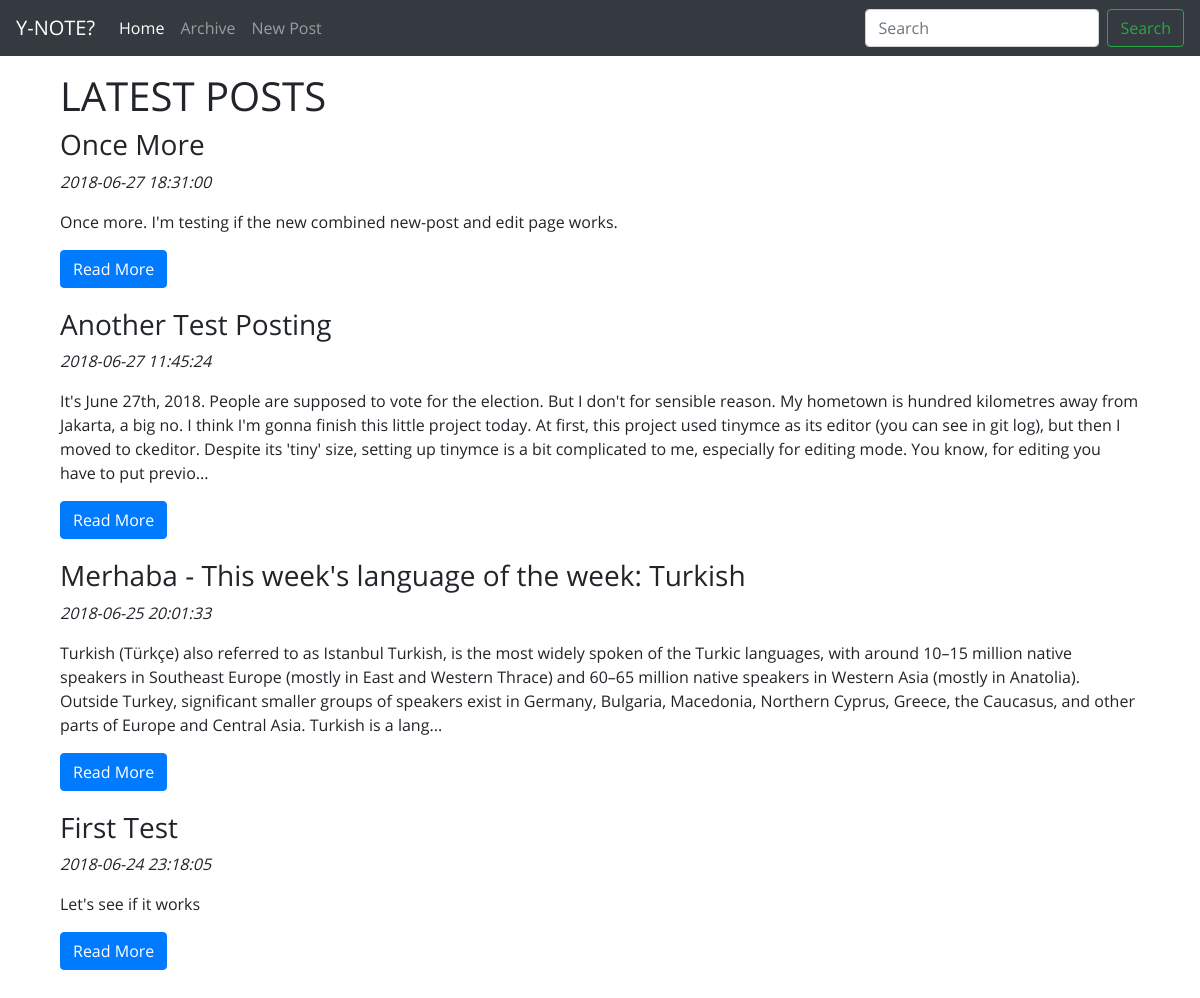
Before: / with the older database file.
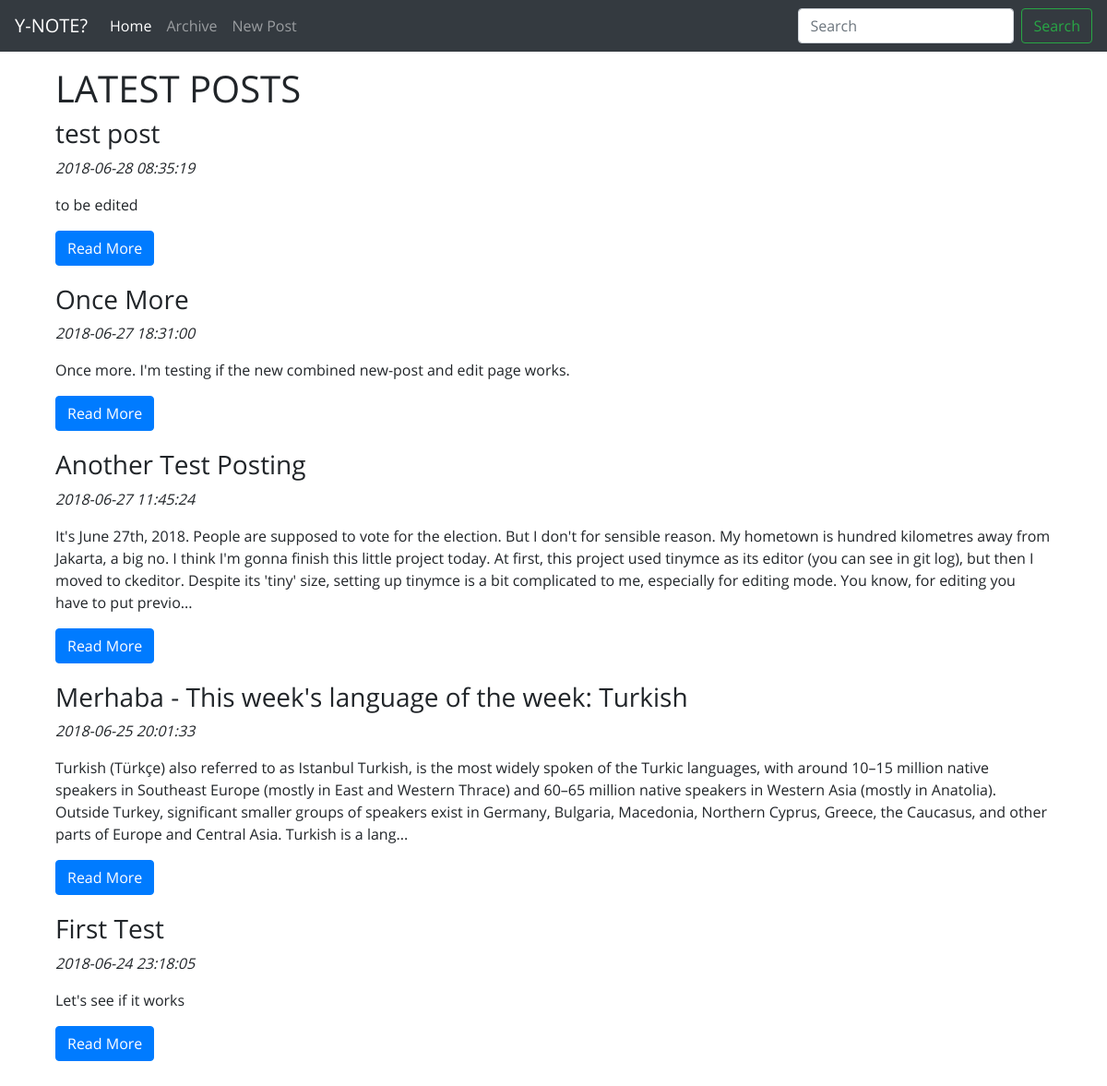
After: the same page with the newer database file.
### tables this page shows
CREATE TABLE `posts` (
  `id_post` int(11) NOT NULL AUTO_INCREMENT,
  `date_post` datetime DEFAULT NULL,
  `date_modified` datetime DEFAULT NULL,
  `title_post` varchar(255) DEFAULT NULL,
  `content` text,
  PRIMARY KEY (`id_post`)
);

### index.php (the view, shortened to what this page needs)
<?php
    include "header.php";
    include "navbar.php";
    include_once "config.php";
    $sql = "SELECT *
            FROM posts
            ORDER BY date_post DESC
            LIMIT 5";
    $result_sql = mysqli_query($db_handle, $sql);
?>
<div class="container">
    <h1>LATEST POSTS</h1>
    <?php
        while($row = mysqli_fetch_array($result_sql)) {
            $content_no_html = strip_tags($row['content']);
            $content_crop = substr($content_no_html, 0, 500);
            if (mb_strlen($content_no_html, 'utf8') > 500) {
                $content_crop .= '...';
            }
            echo <<<EOD
    <div class="row post-showcase">
        <div class="col-md-12">
            <h3>{$row['title_post']}</h3>
            <p><em>{$row['date_post']}</em><p>
            <p>{$content_crop}</p>
            <a href="readpost.php?id-post={$row['id_post']}" class="btn btn-primary">Read More</a>
        </div>
    </div>
EOD;
        };
    ?>
</div>
<?php include "tail.php" ?>

### header.php (shortened to what this page needs)
<!DOCTYPE html>
<head>
    <link rel="stylesheet" href="assets/css/bootstrap.min.css">
    <link rel="stylesheet" href="assets/css/OpenSans.css">
    <?php
        if(isset($style)) {
            echo "<link rel='stylesheet' href='assets/css/".$style."'>";
        } else {
            echo "<link rel='stylesheet' href='assets/css/index.css'>";
        }
    ?>
</head>
<body>
    <div class="container">

### navbar.php (shortened to what this page needs)
<nav class="navbar navbar-expand-md navbar-dark fixed-top bg-dark">
  <a class="navbar-brand" href="/ynote">Y-NOTE?</a>
  <div class="collapse navbar-collapse" id="navbarCollapse">
    <ul class="navbar-nav mr-auto">
      <li class="nav-item active">
        <a class="nav-link" href="/ynote/">Home
        </a>
      </li>
      <li class="nav-item">
        <a class="nav-link" href="/ynote/archive.php">Archive</a>
      </li>
      <li class="nav-item">
        <a class="nav-link" href="/ynote/posting.php">New Post</a>
      </li>
    </ul>
    <form class="form-inline mt-2 mt-md-0">
      <input class="form-control mr-sm-2" type="text" placeholder="Search" aria-label="Search">
      <button class="btn btn-outline-success my-2 my-sm-0" type="submit">Search</button>
    </form>
  </div>
</nav>

### tail.php (shortened to what this page needs)
</div>
</body>
</html>

### assets/css/index.css (style rules this page uses)
body { min-height: 75rem; padding-top: 4.5rem; padding-bottom: 4rem; font-family: 'Open Sans', Courier, monospace; }
.post-showcase { margin-bottom: 20px; }

Changed rows visible on the page:
added posts: title_post "test post", date_post "2018-06-28 08:35:19", content "to be edited"
